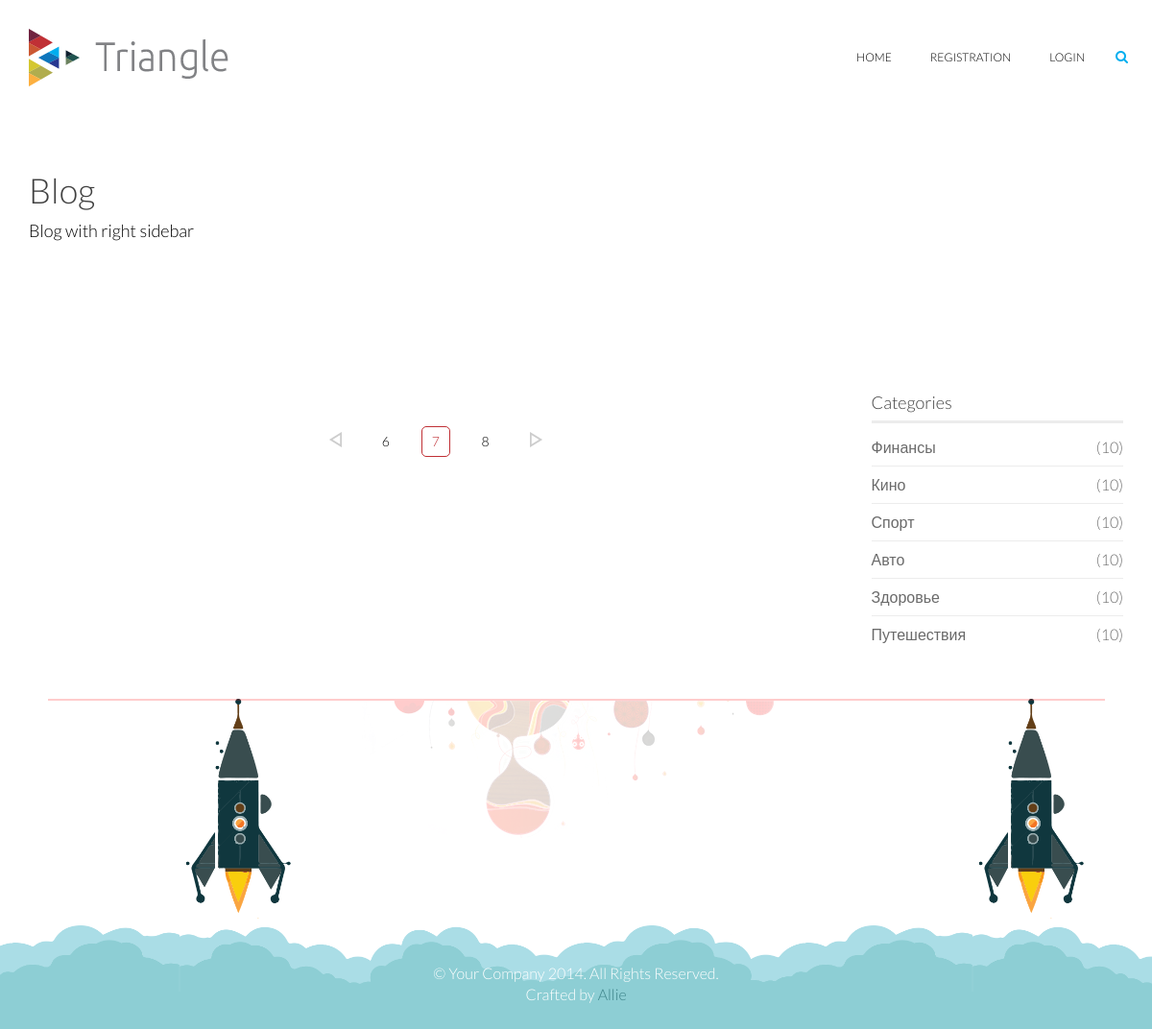
Page /?action=page&page=7 on the earlier database version.
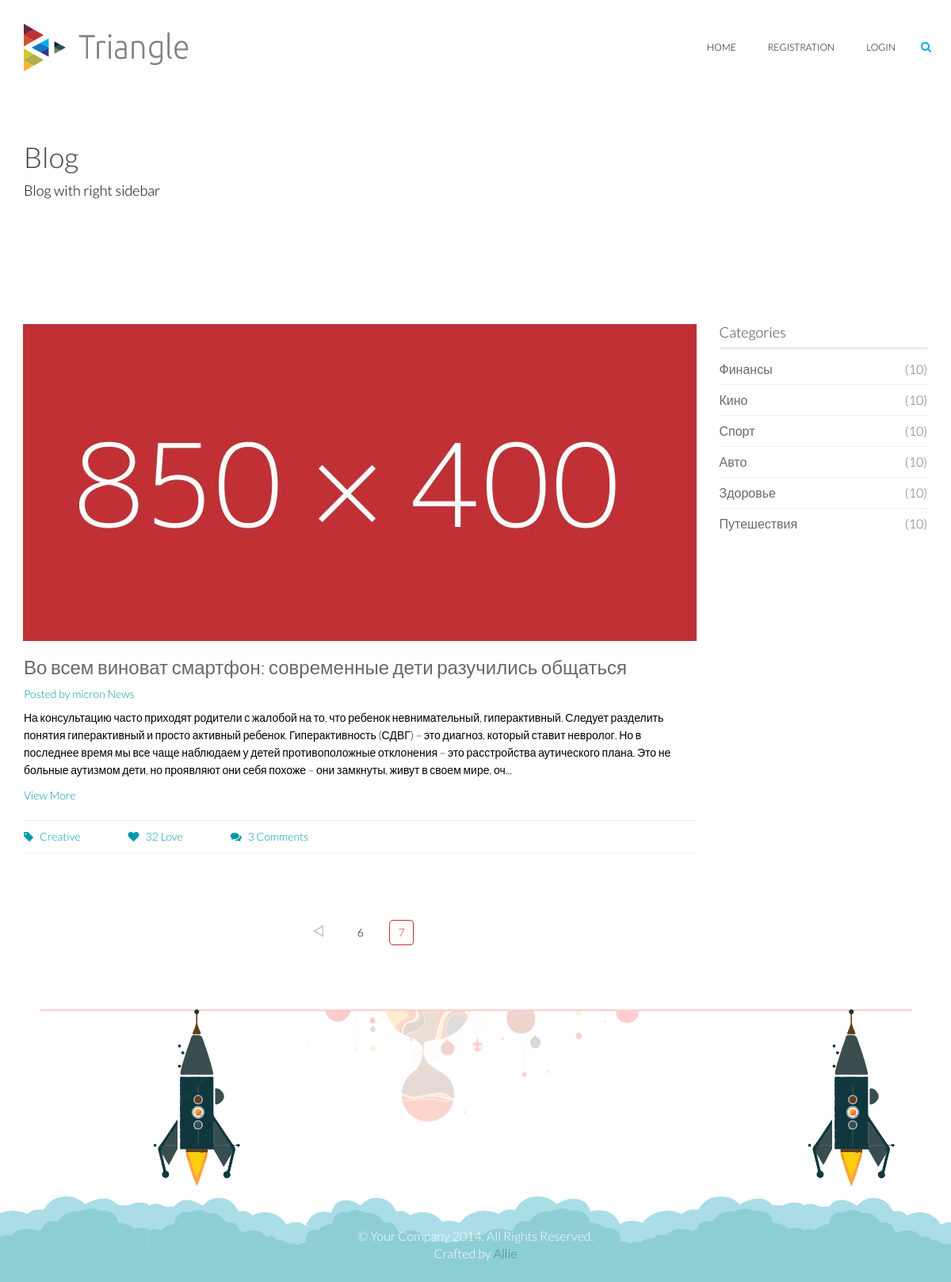
Same page on the later database version.
### tables this page shows
CREATE TABLE `category` (
  `id` int(11) NOT NULL,
  `name` varchar(255) NOT NULL,
  `sort_order` int(11) NOT NULL
);

CREATE TABLE `news` (
  `id` int(11) NOT NULL,
  `picture` varchar(255) NOT NULL,
  `caption` varchar(255) NOT NULL,
  `description` text NOT NULL,
  `love` int(11) NOT NULL DEFAULT '0',
  `comments` int(11) NOT NULL DEFAULT '0',
  `date` date NOT NULL,
  `category_id` int(11) NOT NULL
);

### components/components.php (called while the page is built, shortened)
<?php
function displayTheTemplateNewParameter($folder, $res, $data, $categories, $categoryID)
{
	$template = ROOT.'/views/'.$folder.'/view.php';
	include_once($template);
	return true;
}

### controllers/controllers.php (called while the page is built, shortened)
<?php
function displayEntries()
{
	$categories = getCategoriesList();
	$data = getPaginationData();
	$data['page'] = true;
	$res = getAllRecords($data['start'], $data['perpage']);
	displayTheTemplateNewParameter('blogging', $res, $data, $categories, array());
}

### models/models.php (called while the page is built, shortened)
<?php
function getAllRecords($start, $perpage)
{
	$db = connectionToTheDatabase();
	$sql = 'SELECT * FROM news LIMIT :start, :perpage';
	$statement = $db->prepare($sql);
	$statement->bindParam(':start', $start, PDO::PARAM_INT);
	$statement->bindParam(':perpage', $perpage, PDO::PARAM_INT);
	$statement->execute();
	$data = $statement->fetchAll(PDO::FETCH_CLASS);
	if (isset($data)) return $data;
}
function getCategoriesList()
{
	$db = connectionToTheDatabase();
	$categoryList = array();
  $result = $db->query('SELECT id, name FROM category ORDER BY sort_order ASC');
  $i = 0;
  while ($row = $result->fetch()) {
      $categoryList[$i]['id'] = $row['id'];
      $categoryList[$i]['name'] = $row['name'];
      $i++;
  }
  return $categoryList;
}

### views/layouts/categories.php (the view, shortened to what this page needs)
<?php if ($folder == 'blogging') { ?>
	<?php foreach ($categories as $categoryItem): ?>
		<li  class="<?=$active = (isset($_GET['categoryID'])) ? (($_GET['categoryID'] == $categoryItem['id']) ? 'active' : '') : '';  ?>">
			<a href="?action=category&amp;categoryID=<?php echo $categoryItem['id'];?>">
				<?php echo $categoryItem['name'];?>
				<span class="pull-right">(10)</span>
			</a>
		</li>
	<?php endforeach; ?>
<?php } ?>

### index.php (shortened to what this page needs)
<?php
$uri = $_SERVER['REQUEST_URI'];
$action = (isset($_GET['action'])) ? $_GET['action'] : '';
switch ($uri) {
	default:
		switch ($action) {
			case 'page':
				displayEntries();
				break;
		}
		break;
}

### views/layouts/header.php (shortened to what this page needs)
<!DOCTYPE html>
<html lang="en">
<head>
    <link href="/template/css/bootstrap.min.css" rel="stylesheet">
    <link href="/template/css/font-awesome.min.css" rel="stylesheet">
    <link href="/template/css/lightbox.css" rel="stylesheet">
    <link href="/template/css/animate.min.css" rel="stylesheet">
	<link href="/template/css/main.css" rel="stylesheet">
	<link href="/template/css/responsive.css" rel="stylesheet">
</head>
<body>
	<header id="header">
        <div class="navbar navbar-inverse" role="banner">
            <div class="container">
                <div class="navbar-header">
                    <a class="navbar-brand" href="../">
                        <h1><img src="/template/images/logo.png" alt="logo"></h1>
                    </a>
                </div>
                <div class="collapse navbar-collapse">
                    <ul class="nav navbar-nav navbar-right">
                        <li><a href="../">Home</a></li>
                        <li><a href="?action=registration">Registration</a></li>
                        <li><a href="?action=login">Login</a></li>
                    </ul>
                </div>
                <div class="search">
                    <form role="form">
                        <i class="fa fa-search"></i>
                    </form>
                </div>
            </div>
        </div>
    </header>

### views/layouts/heading.php
<section id="page-breadcrumb" style="margin-bottom: 40px;">
  <div class="vertical-center sun">
      <div class="container">
          <div class="row">
              <div class="action">
                  <div class="col-sm-12">
                      <?php if (isset($_SESSION['session_username'])): ?>
                          <h1 class="title" style="font-family: Arial;">Добро пожаловать, <span> <?=$_SESSION['session_username']; ?> </span>!</h1>
                          <p><a href="?action=logout" class="color-red">Выйти</a> из системы...</p>
                          <?php if (!(substr($_SERVER['REQUEST_URI'], 1) == '?action=append')): ?>
                              <p style="margin-top: 20px;"><a href="?action=append" class="color-red">Добавить новость</a></p>
                          <?php endif; ?>
                      <?php else: ?>
                          <h1 class="title">Blog</h1>
                          <p>Blog with right sidebar</p>
                      <?php endif; ?>
                  </div>
              </div>
          </div>
      </div>
  </div>
</section>

### views/blogging/view.php (shortened to what this page needs)
<?php require_once(ROOT.'/views/layouts/header.php'); ?>
    <?php require_once(ROOT.'/views/layouts/heading.php'); ?>
    <section id="blog" class="padding-top">
        <div class="container">
            <div class="row">
                <div class="col-md-9 col-sm-7">
                    <div class="row">
                        <?php foreach ($res as $item): ?>
                            <div class="col-sm-12 col-md-12">
                                <div class="single-blog single-column">
                                    <div class="post-thumb">
                                        <a href="#">
                                            <img src="<?php
                                                    if (!empty($item->picture)) {
                                                        echo $item->picture;
                                                    } else {
                                                        echo '/template/images/blog/9.jpg';
                                                    }
                                                    ?>"
                                                 class="img-responsive"
                                                 alt=""></a>
                                    </div>
                                    <div class="post-content overflow">
                                        <h2 class="post-title bold"><a href="?action=detail&amp;item=<?=$item->id ?>"><?=$item->caption ?></a></h2>
                                        <h3 class="post-author"><a href="#">Posted by micron News</a></h3>
                                        <p><?=mb_strimwidth($item->description, 0, 450, "..."); ?></p>
                                        <a href="#" class="read-more">View More</a>
                                        <div class="post-bottom overflow">
                                            <ul class="nav navbar-nav post-nav">
                                                <li><a href="#"><i class="fa fa-tag"></i>Creative</a></li>
                                                <li><a href="#"><i class="fa fa-heart"></i>32 Love</a></li>
                                                <li><a href="#"><i class="fa fa-comments"></i>3 Comments</a></li>
                                            </ul>
                                        </div>
                                    </div>
                                </div>
                            </div>
                        <?php endforeach; ?>
                    </div>
                    <?php require_once(ROOT.'/views/layouts/pagination.php'); ?>
                 </div>
                <div class="col-md-3 col-sm-5">
                    <div class="sidebar blog-sidebar">
                        <div class="sidebar-item categories">
                            <h3>Categories</h3>
                            <ul class="nav navbar-stacked">
                                <?php require_once(ROOT.'/views/layouts/categories.php');?>
                            </ul>
                        </div>
                    </div>
                </div>
            </div>
        </div>
    </section>
<?php require_once(ROOT.'/views/layouts/footer.php'); ?>

### views/layouts/pagination.php (shortened to what this page needs)
<?php if (isset($data['page'])) { ?>
    <?php if ($data['page']): ?>
        <div class="blog-pagination">
            <ul class="pagination">
                <?php if ($data['curpage'] != $data['startpage']) { ?>
                    <li class="startpage"><a href="?action=page&amp;page=<?php echo $data['startpage'] ?>">left</a></li>
                <?php } ?>
                <?php if ($data['curpage'] >= 2) { ?>
                    <li><a href="?action=page&amp;page=<?php echo $data['previouspage'] ?>"><?php echo $data['previouspage'] ?></a></li>
                <?php } ?>
                <li class="active"><a href="?action=page&amp;page=<?php echo $data['curpage'] ?>"><?php echo $data['curpage'] ?></a></li>
                <?php if ($data['curpage'] != $data['endpage']) { ?>
                    <li><a href="?action=page&amp;page=<?php echo $data['nextpage'] ?>"><?php echo $data['nextpage'] ?></a></li>
                    <li class="endpage"><a href="?action=page&amp;page=<?php echo $data['endpage'] ?>">right</a></li>
                <?php } ?>
            </ul>
        </div>
    <?php endif; ?>
<?php } ?>

### views/layouts/footer.php (shortened to what this page needs)
    <footer id="footer">
        <div class="container">
            <div class="row">
                <div class="col-sm-12 text-center bottom-separator">
                    <img src="/template/images/home/under.png" class="img-responsive inline" alt="">
                </div>
                <div class="col-sm-12">
                    <div class="copyright-text text-center">
                        <p>&copy; Your Company 2014. All Rights Reserved.</p>
                        <p>Crafted by <a target="_blank" href="http://designscrazed.org/">Allie</a></p>
                    </div>
                </div>
            </div>
        </div>
    </footer>
</body>
</html>

### template/css/main.css (style rules this page uses)
body { background: #fff; font-family: 'Lato', sans-serif; font-weight: 300; font-size: 14px; line-height: 22px; color: #000; }
html { height: 100%; }
a { color:#C03035; }
a { -webkit-transition: 300ms; -moz-transition: 300ms; -o-transition: 300ms; transition: 300ms; }
ul { list-style: none; }
h1, h2, h3, h4, h5, h6 { font-family: 'Lato', sans-serif; font-weight: 300; }
h1 { color: #686868; }
h2 { font-size: 24px; color: #686868; }
h3 { font-size: 18px; }
.overflow { overflow: hidden; }
.inline { display: inline-block; }
.padding-top { padding-top: 90px; }
#header { margin-bottom: 0; padding: 30px 0 60px 0; }
#header .navbar-inverse .container { position: relative; }
.search { position: absolute; top: 20px; right: 0; z-index: 1; }
.search i { color: #00aeef; cursor: pointer; position: absolute; right: 10px; top: 2px; }
#header .navbar { background: #fff; border: 0; margin-bottom: 0; }
#header .navbar-brand { padding: 0; margin-left: 0; }
#header .navbar-brand h1 { padding: 0; margin: 0; }
#header .navbar-nav.navbar-right >li:last-child { margin-right: 20px; }
#header .navbar-nav.navbar-right >li a { color: #000; font-size: 12px; padding: 20px; text-transform: uppercase; font-weight: 300; }
#footer { padding-bottom: 10px; background-image: url(../images/home/footer.png); background-repeat: repeat-x; background-position: bottom; background-size: contain; }
#footer .bottom-separator { margin-bottom: 60px; }
.copyright-text { margin-top: 70px; color: #fff; font-size: 16px; padding-bottom: 15px; }
.copyright-text a { color: #3e848a }
.copyright-text p { margin-bottom: 0; }
.vertical-center { display: table-cell; vertical-align: middle; width: 100%; position: statice; }
.action h1 { margin-top: 0; }
.action p { font-size: 18px; margin-bottom: 0; font-weight: 300; }
.title { color: #404040; font-weight: 300; }
#action , #page-breadcrumb { position: relative; }
#page-breadcrumb { background-repeat: repeat-x; height: 130px; background-position: center; display: table; position: static; width: 100%; }
.pagination li { display: inline-block; margin: 0 10px; }
.pagination li a { color: #000; padding: 5px 10px; border-radius: 5px; border: 1px solid #fff; }
.pagination li.startpage a { background: url(../images/portfolio/left.png); background-repeat: no-repeat; text-indent: -999999999px; background-position: center top 10px; width: 32px; height: 36px; border: none; -webkit-transition: 300ms; -moz-transition: 300ms; -o-transition: 300ms; transition: 300ms; }
.pagination li a:hover, .pagination .active a, .pagination a:active, .pagination .active a:hover, .pagination .active a:focus, .pagination a:focus { background: transparent; border-color: #C03035; color: #C03035; }
.sidebar h3 { color: #404040; margin-top: 0; border-bottom: 3px solid #ececec; margin-bottom: 6px; padding-bottom: 8px; }
.sidebar-item { margin-bottom: 48px; }
.categories .navbar-stacked li { border-bottom: 1px solid #ececec; }
.categories .navbar-stacked li:last-child { border-bottom: 0px solid #ececec; }
.categories .navbar-stacked li a { font-size: 16px; color: #6a6a6a; padding: 8px 0; padding-left: 0; }
.post-thumb { margin: -1px -1px 0; position: relative; overflow: hidden; }
.post-content { padding: 20px 0; }
.post-title { margin-top: 0; }
.post-title a, .comments-number a { color: #686868; }
.post-content .post-author { margin-top: 0; }
.post-content .post-author a { font-weight: 300; font-size: 14px; color: #0099AE; }
a.read-more { color: #0099AE; font-weight: 300; }
.post-bottom { border-top: 1px solid #eeeeee; padding-top: 10px; margin-top: 20px; margin: 20px -20px 0; padding: 20px 20px 0; }
.single-blog { padding-bottom: 30px; }
.single-blog .post-bottom { border-bottom: 1px solid #eeeeee; padding-top: 10px; padding-bottom: 10px; }
.post-nav { margin:0; padding: 0; }
.post-nav li a { color: #0099AE; padding: 0; text-align: left; }
.post-nav li a i { color: #0099AE; margin-right: 8px; }
.blog-pagination { text-align: center; padding-top: 10px; padding-bottom: 55px; }
.navbar-nav.post-nav li { margin-right: 60px; }
.pagination li.endpage a { background: url(../images/portfolio/right.png); background-repeat: no-repeat; text-indent: -999999999px; background-position: center top 10px; width: 32px; height: 36px; border: none; -webkit-transition: 300ms; -moz-transition: 300ms; -o-transition: 300ms; transition: 300ms; }

Differences in the rows shown:
added news: caption "Во всем виноват смартфон: современные дети разучились общаться", description "На консультацию часто приходят родители с жалобой на то, что ребенок невнимательный, гиперактивный. Следует разделить понятия гиперактивный и просто активный ребенок. Гиперактивность (СДВГ) – это диагноз, который ставит невролог. Но в последнее время мы все чаще наблюдаем у детей противоположные отклонения – это расстройства аутического плана. Это не больные аутизмом дети, но проявляют они себя похоже – они замкнуты, живут в своем мире, оч..."
Other differences:
$data['nextpage']: "8" → (not shown)
